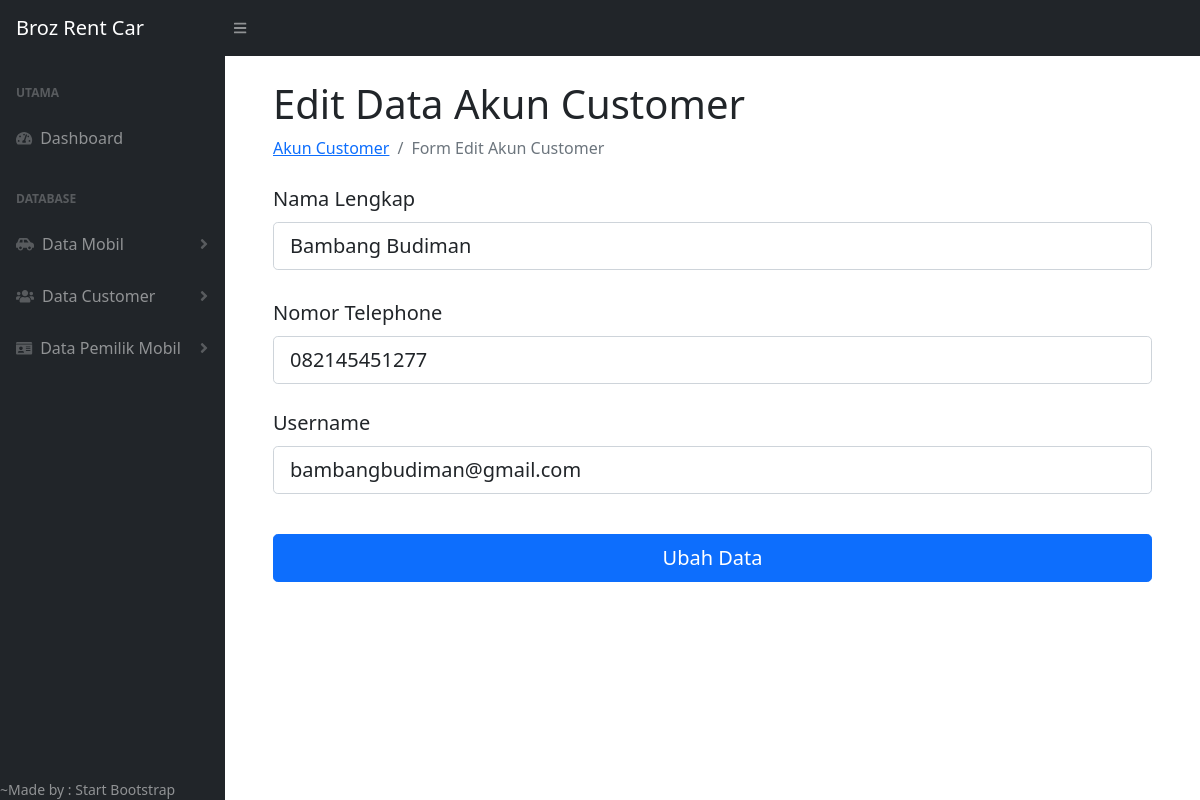
/admin/ubah_akun.php?id_cst=6 (signed in), run on the app's committed database.
### tables this page shows
CREATE TABLE `customer` (
  `id_cst` int(11) NOT NULL,
  `nama_cst` varchar(100) NOT NULL,
  `no_telp` varchar(15) NOT NULL,
  `username` varchar(100) NOT NULL,
  `password` varchar(250) NOT NULL
);

### admin/functions.php (called while the page is built, shortened)
<?php
$conn = mysqli_connect("localhost", "root", "", "rentcar");
function query($query)
{
    global $conn;
    $result = mysqli_query($conn, $query);
    $rows = [];
    while ($row = mysqli_fetch_assoc($result)) {
        $rows[] = $row;
    }
    return $rows;
}

### admin/ubah_akun.php (the view, shortened to what this page needs)
<?php
require 'functions.php';
$id_cst = $_GET["id_cst"];
$cst = query("SELECT * FROM customer WHERE id_cst = $id_cst")[0];
?>
<!DOCTYPE html>
<html lang="en">
  <head>
    <link href="https://cdn.jsdelivr.net/npm/simple-datatables@latest/dist/style.css" rel="stylesheet" />
    <link href="css/styles.css" rel="stylesheet" />
  </head>
  <body class="sb-nav-fixed">
    <nav class="sb-topnav navbar navbar-expand navbar-dark bg-dark">
      <a class="navbar-brand ps-3" href="index.php">Broz Rent Car</a>
      <button class="btn btn-link btn-sm order-1 order-lg-0 me-4 me-lg-0" id="sidebarToggle" href=""><i class="fas fa-bars"></i></button>
    </nav>
    <div id="layoutSidenav">
      <div id="layoutSidenav_nav">
        <nav class="sb-sidenav accordion sb-sidenav-dark" id="sidenavAccordion">
          <div class="sb-sidenav-menu">
            <div class="nav">
              <div class="sb-sidenav-menu-heading">Utama</div>
              <a class="nav-link" href="index.php">
                <div class="sb-nav-link-icon"><i class="fas fa-tachometer-alt"></i></div>
                Dashboard
              </a>
              <div class="sb-sidenav-menu-heading">Database</div>
              <a class="nav-link collapsed mb-1" href="" data-bs-toggle="collapse" data-bs-target="#collapseLayouts" aria-expanded="false" aria-controls="collapseLayouts">
                <div class="sb-nav-link-icon"><i class="fas fa-car-side"></i></div>
                Data Mobil
                <div class="sb-sidenav-collapse-arrow"><i class="fas fa-angle-down"></i></div>
              </a>
              <a class="nav-link collapsed mb-1" href="" data-bs-toggle="collapse" data-bs-target="#collapsePages" aria-expanded="false" aria-controls="collapsePages">
                <div class="sb-nav-link-icon"><i class="fas fa-users"></i></div>
                Data Customer
                <div class="sb-sidenav-collapse-arrow"><i class="fas fa-angle-down"></i></div>
              </a>
              <a class="nav-link collapsed mb-1" href="" data-bs-toggle="collapse" data-bs-target="#collapsePemilik" aria-expanded="false" aria-controls="collapsePemilik">
                <div class="sb-nav-link-icon"><i class="fas fa-id-card"></i></div>
                Data Pemilik Mobil
                <div class="sb-sidenav-collapse-arrow"><i class="fas fa-angle-down"></i></div>
              </a>
            </div>
          </div>
            <div>
              <div class="small">~Made by : Start Bootstrap</div>
            </div>
        </nav>
      </div>
      <div id="layoutSidenav_content">
        <main>
          <div class="container-fluid px-5">
            <h1 class="mt-4">Edit Data Akun Customer</h1>
            <ol class="breadcrumb mb-4">
              <li class="breadcrumb-item"><a href="akun_cst.php">Akun Customer</a></li>
              <li class="breadcrumb-item active">Form Edit Akun Customer</li>
            </ol>
            <form action="" method="post" class="row g-4" style="max-width: 2000px;">
              <div class=" mb-1 input-group-lg">
                <label for="nama_cst" class="form-label fs-5">Nama Lengkap</label>
                <input type="text" name="nama_cst" class="form-control" id="nama_cst" placeholder="Masukan nama lengkap" value="<?=$cst["nama_cst"];?>" required />
              </div>
              <div class="input-group-lg">
                <label for="no_telp" class="form-label fs-5">Nomor Telephone</label>
                <input type="text" name="no_telp" class="form-control" id="no_telp" placeholder="Masukan nomor telephone" value="<?=$cst["no_telp"];?>" required />
              </div>
              <div class="mb-3 input-group-lg">
                <label for="username" class="form-label fs-5">Username</label>
                <input type="email" name="username" class="form-control" id="username" placeholder="Masukan alamat email" value="<?=$cst["username"];?>" required />
              </div>
              <div class="d-grid input-group-lg">
                <button type="submit" name="update" class="btn btn-primary">Ubah Data</button>
              </div>
            </form>
          </div>
        </main>
      </div>
    </div>
  </body>
</html>

### data on the page
customer: nama_cst "Bambang Budiman", no_telp "082145451277", username "bambangbudiman@gmail.com"
